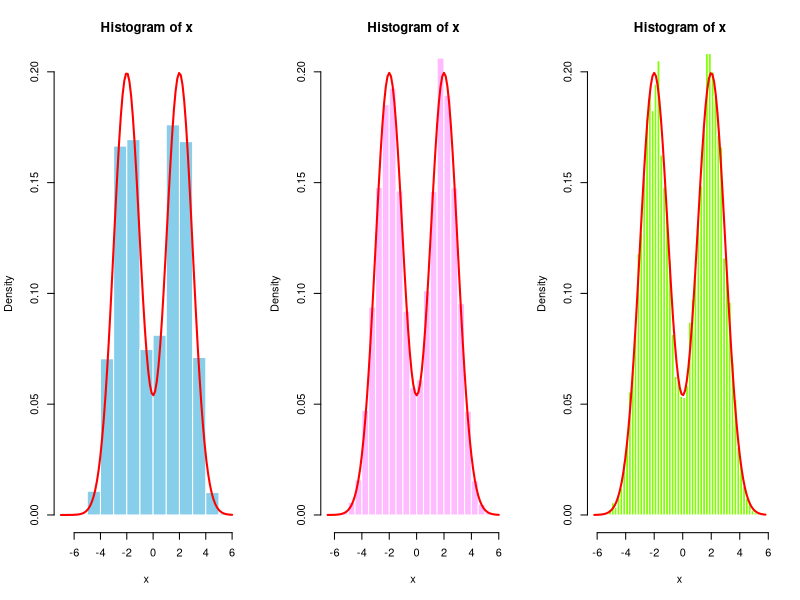
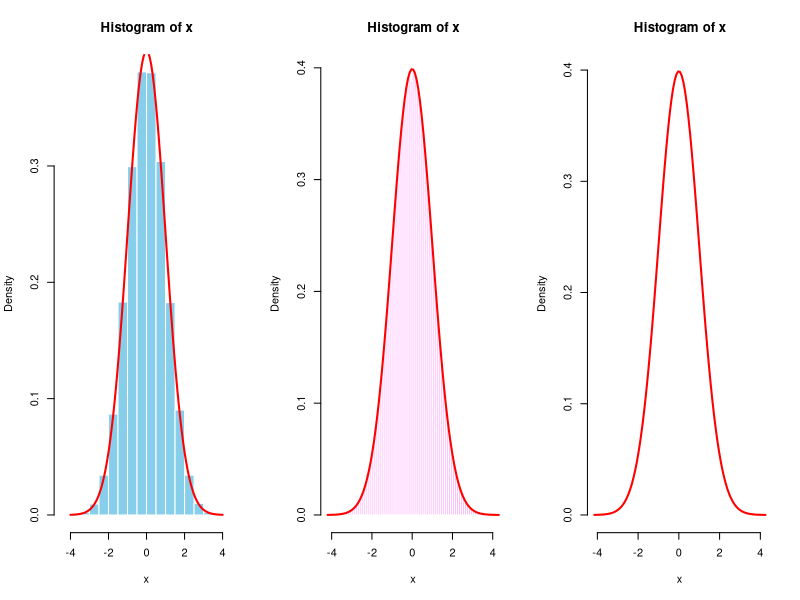
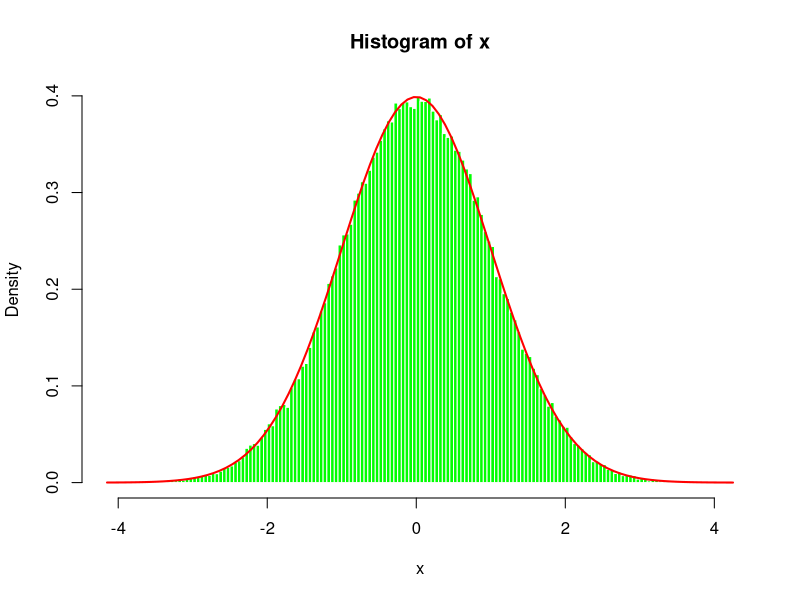

The R source for these figures, in order:
##############################
# Unit 5 Notes               #
##############################

# Suppose $X_{1} \sim N(-2, 1)$, $X_{2} \sim N(2, 1)$, and $X_{1} \ind X_{2}$. 
# Simulating the following using $R$:
#    F_{X}(x) := 0.5 F_{X_{1}}(x_{1}) + 0.5 F_{X_{2}}(x_{2})
# Create three histograms; the first one shall have 10 bins, the second 25, 
# and the third 50. What patterns do you notice?

n <- 10000
x1 <- rnorm(n, -2, 1)
x2 <- rnorm(n, 2, 1)

# Mixture version
k <- sample(1:2, size = n, replace = TRUE, prob = c(0.5, 0.5))
x <- ifelse(k == 1, x1, x2)

true_curve <- function(x){
  f1 <- 0.5 * dnorm(x, -2, 1)
  f2 <- 0.5 * dnorm(x, 2, 1)
  return(f1 + f2)
}

# Found colours here: https://r-charts.com/colors/ 
par(mfrow = c(1, 3))
hist(x, prob = TRUE, ylim = c(0, 0.2), breaks = 10, 
     col = "skyblue", border = "white")
curve(true_curve(x), col = "red", lwd = 2, add = TRUE)

hist(x, prob = TRUE, ylim = c(0, 0.2), breaks = 25, 
     col = "plum1", border = "white")
curve(true_curve(x), col = "red", lwd = 2, add = TRUE)

hist(x, prob = TRUE, ylim = c(0, 0.2), breaks = 50, 
     col = "chartreuse", border = "white")
curve(true_curve(x), col = "red", lwd = 2, add = TRUE)

# Generate a random sample from the standard Gaussian distribution. 
# Compute the number of breaks in R manually using Struges' rule, and then 
# compare this to the default settings of hist(). 

par(mfrow = c(1, 3))

n <- 10^5
x <- rnorm(n)
# Doing this manually
nclass <- ceiling(1 + log2(n))
breaks <- seq(min(x), max(x), diff(range(x) / nclass))
# Using built-in R function
h <- hist(x, prob = TRUE, col = "skyblue", border = "white")
curve(dnorm(x), -4, 4, col = "red", lwd = 2, add = TRUE)

# comparing the breaks 
breaks 
h$breaks
# the reason why this is the case is because R actually uses a modified version
# of Sturges' rule for it to look "better". Let's look at the source code:
graphics::hist.default 

# Generate a random sample from the standard Gaussian distribution. 
# Compute the number of breaks manually in R using Scott's normal reference rule, 
# and then compare this to setting hist($\cdot$, breaks = ``Scott").

# Manually
breaks2 <- seq(min(x), max(x), by = 3.49 * sd(x) * n^(-1/3))

# Using R
h2 <- hist(x, prob = TRUE, breaks = "Scott", 
           col = "plum1", border = "white")
curve(dnorm(x), col = "red", lwd = 2, add = TRUE)

h2$breaks

# They look a lot different; again, a lot of this comes from R trying to give 
# more beautiful breaks...

# Generate a random sample from the standard Gaussian distribution. 
# Compute the number of breaks manually in R using the Freedman-Diaconis rule, 
# and then compare this to setting hist($\cdot$, breaks = ``FD").

# Manually
breaks3 <- seq(min(x), max(x), by = 2 * IQR(x) * n^(-1/3))
breaks3

# Using R
h3 <- hist(x, prob = TRUE, breaks = "FD", 
           col = "chartreuse", border = "white")
curve(dnorm(x), col = "red", lwd = 2, add = TRUE)
h3$breaks

# BELOW IS OPTIONAL...
# Version 4 (according to the OG source, 2.59 should be used for FD,
# but 2 was recommended by the authors.)

par(mfrow = c(1, 1))

# Manually
breaks4 <- seq(min(x), max(x), by = 2.59 * IQR(x) * n^(-1/3))
breaks4

# Using R
h4 <- hist(x, prob = TRUE, breaks = "FD", 
           col = "green", border = "white")
curve(dnorm(x), col = "red", lwd = 2, add = TRUE)
h4$breaks





